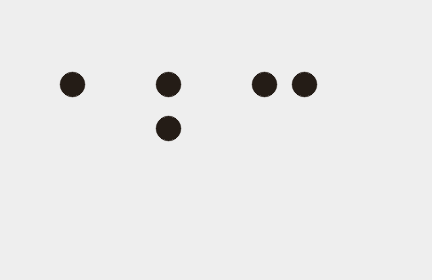
#> input picture BrailleVision AI/sample_images/beginner_abc.png, 432 x 280 px
$ python -i detect.py   (imports and definitions only)
#> lines starting #> are read from the running program, lines starting #| are printed output that depends on the picture; after the words box and inside, x2 and y2 are one past the last pixel; in counts of white or black regions, pixels touching at a corner belong together
#> further down, picture is the input picture: shape (280, 432, 3); mean B, G, R 233.6, 233.7, 233.9
# detect.py

import cv2
import numpy as np


def _odd(value):
    value = int(value)
    if value < 3:
        return 3
    return value if value % 2 == 1 else value + 1


def _normalize_lighting(gray):
    """Flatten shadows so physical Braille dots stand out from paper texture."""

    denoised = cv2.bilateralFilter(gray, 7, 45, 45)
    min_dim = min(gray.shape[:2])
#> min_dim = 280
    background_kernel = _odd(max(31, min_dim // 5))
#> background_kernel = 57
    background = cv2.GaussianBlur(
        denoised,
        (background_kernel, background_kernel),
        0,
    )
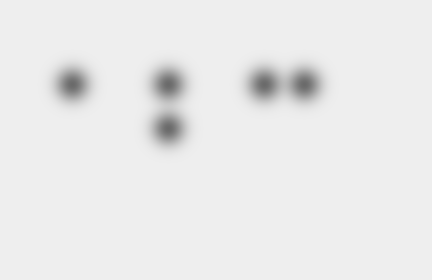
#> background: shape (280, 432); min 106, max 238, mean 233.7

    normalized = cv2.divide(denoised, background, scale=255)
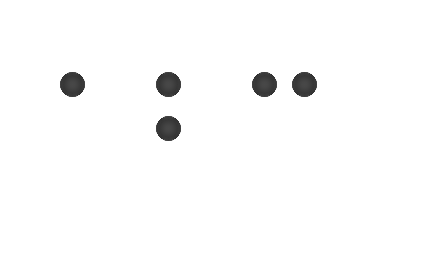
#> normalized: shape (280, 432); min 50, max 255, mean 251
    return cv2.normalize(normalized, None, 0, 255, cv2.NORM_MINMAX)


def _build_dot_mask(normalized, sensitivity, polarity):
#> called with sensitivity = 0.45, polarity = 'dark'
    sensitivity = float(np.clip(sensitivity, 0.0, 1.0))
    percentile_width = 5.0 + (sensitivity * 14.0)

    if polarity == "bright":
        percentile_cutoff = np.percentile(normalized, 100.0 - percentile_width)
        otsu_cutoff, _ = cv2.threshold(
            normalized,
            0,
            255,
            cv2.THRESH_BINARY + cv2.THRESH_OTSU,
        )
        cutoff = max(percentile_cutoff, otsu_cutoff - (sensitivity * 8.0))
        mask = np.zeros_like(normalized, dtype=np.uint8)
        mask[normalized >= cutoff] = 255
    else:
        percentile_cutoff = np.percentile(normalized, percentile_width)
#> percentile_cutoff = 255
        otsu_cutoff, _ = cv2.threshold(
            normalized,
            0,
            255,
            cv2.THRESH_BINARY_INV + cv2.THRESH_OTSU,
        )
#> otsu_cutoff = 49
        cutoff = min(percentile_cutoff, otsu_cutoff + (sensitivity * 8.0))
#> cutoff = 52.6
        mask = np.zeros_like(normalized, dtype=np.uint8)
        mask[normalized <= cutoff] = 255

    kernel = cv2.getStructuringElement(cv2.MORPH_ELLIPSE, (3, 3))
    mask = cv2.morphologyEx(mask, cv2.MORPH_OPEN, kernel, iterations=1)
    mask = cv2.morphologyEx(mask, cv2.MORPH_CLOSE, kernel, iterations=1)

    return mask, float(cutoff)


def _local_contrast(gray, contour, x, y, w, h, polarity):
    pad = max(6, int(max(w, h) * 1.5))
    x1 = max(0, x - pad)
    y1 = max(0, y - pad)
    x2 = min(gray.shape[1], x + w + pad)
    y2 = min(gray.shape[0], y + h + pad)

    roi = gray[y1:y2, x1:x2]
    contour_roi = contour.copy()
    contour_roi[:, 0, 0] -= x1
    contour_roi[:, 0, 1] -= y1

    dot_mask = np.zeros(roi.shape, dtype=np.uint8)
    cv2.drawContours(dot_mask, [contour_roi], -1, 255, -1)

    ring_kernel_size = _odd(max(5, int(max(w, h) * 2.0)))
    ring_kernel = cv2.getStructuringElement(
        cv2.MORPH_ELLIPSE,
        (ring_kernel_size, ring_kernel_size),
    )
    outer_mask = cv2.dilate(dot_mask, ring_kernel, iterations=1)
    ring_mask = cv2.bitwise_and(outer_mask, cv2.bitwise_not(dot_mask))

    if np.count_nonzero(dot_mask) == 0 or np.count_nonzero(ring_mask) == 0:
        return 0.0

    dot_mean = cv2.mean(roi, mask=dot_mask)[0]
    background_median = float(np.median(roi[ring_mask > 0]))

    if polarity == "bright":
        return dot_mean - background_median

    return background_median - dot_mean


def _dedupe_candidates(candidates):
    kept = []

    for candidate in sorted(candidates, key=lambda item: item["score"], reverse=True):
        cx, cy = candidate["center"]
        radius = candidate["radius"]

        duplicate = False
        for other in kept:
            ox, oy = other["center"]
            min_distance = max(radius, other["radius"]) * 0.75
            if (cx - ox) ** 2 + (cy - oy) ** 2 <= min_distance**2:
                duplicate = True
                break

        if not duplicate:
            kept.append(candidate)

    return sorted(kept, key=lambda item: (item["center"][1], item["center"][0]))


def _detect_for_polarity(image, gray, normalized, sensitivity, polarity):
    mask, cutoff = _build_dot_mask(normalized, sensitivity, polarity)
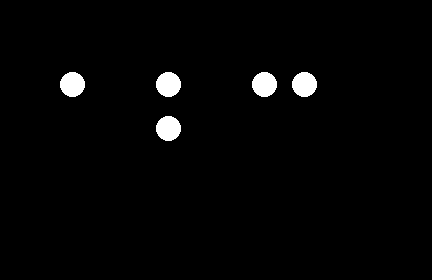
#> mask: shape (280, 432); 2% white; 5 white regions
#> cutoff = 52.6
    contours, _ = cv2.findContours(
        mask,
        cv2.RETR_EXTERNAL,
        cv2.CHAIN_APPROX_SIMPLE,
    )
#> contours = 5 contours; box (x1, y1, x2, y2) and area: (156, 116, 181, 141) 454, (292, 72, 317, 97) 454, (252, 72, 277, 97) 454, (156, 72, 181, 97) 454, (60, 72, 85, 97) 454

    image_area = image.shape[0] * image.shape[1]
#> image_area = 120960
    min_area = max(10.0, image_area * 0.000004)
#> min_area = 10
    max_area = max(120.0, image_area * 0.008)
#> max_area = 967.7
    min_contrast = 32.0 - (float(np.clip(sensitivity, 0.0, 1.0)) * 16.0)

    candidates = []

    for contour in contours:
        area = cv2.contourArea(contour)
        if area < min_area or area > max_area:
            continue

        perimeter = cv2.arcLength(contour, True)
        if perimeter == 0:
            continue

        circularity = (4.0 * np.pi * area) / (perimeter * perimeter)
        if circularity < 0.5:
            continue

        x, y, w, h = cv2.boundingRect(contour)
        aspect_ratio = w / float(h)
        if aspect_ratio < 0.55 or aspect_ratio > 1.85:
            continue

        contour_mask = np.zeros(mask[y : y + h, x : x + w].shape, dtype=np.uint8)
        contour_in_roi = contour.copy()
        contour_in_roi[:, 0, 0] -= x
        contour_in_roi[:, 0, 1] -= y
        cv2.drawContours(contour_mask, [contour_in_roi], -1, 255, -1)
        dot_pixels = cv2.bitwise_and(mask[y : y + h, x : x + w], contour_mask)
        fill_ratio = np.count_nonzero(dot_pixels) / max(1, np.count_nonzero(contour_mask))
        if fill_ratio < 0.48:
            continue

        extent = area / float(w * h)
        if extent < 0.32:
            continue

        contrast = _local_contrast(gray, contour, x, y, w, h, polarity)
        if contrast < min_contrast:
            continue

        (cx, cy), radius = cv2.minEnclosingCircle(contour)
        candidates.append(
            {
                "center": (int(round(cx)), int(round(cy))),
                "radius": float(radius),
                "score": float(contrast * circularity),
                "contrast": float(contrast),
            }
        )
#> this loop made 5 passes
#> (x, y, x1 in _local_contrast, y1 in _local_contrast, x2 in _local_contrast, y2 in _local_contrast, cx, cy) on passes 1 to 5: (156, 116, 119, 79, 218, 178, 168, 128), (292, 72, 255, 35, 354, 134, 304, 84), (252, 72, 215, 35, 314, 134, 264, 84), (156, 72, 119, 35, 218, 134, 168, 84), (60, 72, 23, 35, 122, 134, 72, 84)
#> pass 1, in _detect_for_polarity, `dot_pixels = cv2.bitwise_and(mask[y : y + h, x : x + w], contour_mask)`:
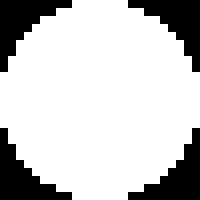
#> dot_pixels: shape (25, 25) (shown 8 times larger); 78.2% white; 4 black regions, box (x1, y1, x2, y2) and area: (0, 0, 9, 9) 34, (16, 0, 25, 9) 34, (0, 16, 9, 25) 34, (16, 16, 25, 25) 34
#> pass 1, in _local_contrast, `roi = gray[y1:y2, x1:x2]`:
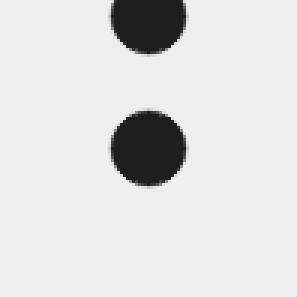
#> roi: shape (99, 99) (shown 3 times larger); min 30, max 238, mean 219.4
#> pass 1, in _local_contrast, `outer_mask = cv2.dilate(dot_mask, ring_kernel, iterations=1)`:
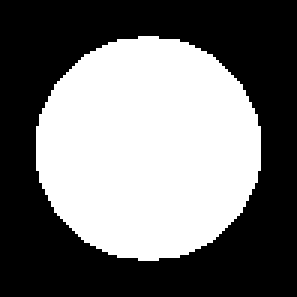
#> outer_mask: shape (99, 99) (shown 3 times larger); 45% white; 1 white region, box (x1, y1, x2, y2) and area: (12, 12, 87, 87) 4409
#> after the loop, candidates = 5 items

    candidates = _dedupe_candidates(candidates)
#> the loop in _dedupe_candidates, `for candidate in sorted(candidates, key=lambda item: item["score"], re..` made 5 passes
#> (cx, cy) on passes 1 to 5: (168, 128), (304, 84), (264, 84), (168, 84), (72, 84)

    return {
        "polarity": polarity,
        "mask": mask,
        "threshold_cutoff": cutoff,
        "raw_contours": len(contours),
        "candidates": candidates,
        "filtered_dots": len(candidates),
        "min_area": float(min_area),
        "max_area": float(max_area),
        "min_contrast": float(min_contrast),
    }


def _draw_candidates(image, candidates, polarity):
    output = image.copy()
    circle_color = (0, 170, 80) if polarity == "dark" else (20, 110, 255)

    for candidate in candidates:
        center = candidate["center"]
        radius = max(5, int(round(candidate["radius"] + 2)))
        cv2.circle(output, center, radius, circle_color, 2)
        cv2.circle(output, center, 2, (0, 80, 255), -1)

    return output


def detect_dots(image, sensitivity=0.45, polarity="auto", return_debug=False):
    """
    Detect physical Braille dot centers from a camera/photo image.

    polarity:
        auto   - choose dark or bright dot detection automatically
        dark   - dark printed/inked dots or shadow dots
        bright - embossed highlight dots
    """

    normalized_polarity = str(polarity).lower().strip()
    if normalized_polarity not in {"auto", "dark", "bright"}:
        normalized_polarity = "auto"

    gray = cv2.cvtColor(image, cv2.COLOR_BGR2GRAY)
    normalized = _normalize_lighting(gray)

    if normalized_polarity == "auto":
        dark_result = _detect_for_polarity(image, gray, normalized, sensitivity, "dark")
#> dark_result = 9 items
        bright_result = _detect_for_polarity(image, gray, normalized, sensitivity, "bright")
#> in _build_dot_mask (call 2), `mask = cv2.morphologyEx(mask, cv2.MORPH_OPEN, kernel, iterations=1)`: mask: shape (280, 432); 97.9% white; 5 black regions, box (x1, y1, x2, y2) and area: (60, 72, 85, 97) 505, (156, 72, 181, 97) 505, (252, 72, 277, 97) 505, (292, 72, 317, 97) 505, (156, 116, 181, 141) 505
#> the loop in _detect_for_polarity (call 2), `for contour in contours:` made 1 pass
#> (contour, area) on pass 1: ([[0, 0], [0, 279], [431, 279], [431, 0]], 120249)
#> bright_result = 9 items
        result = max(
            [dark_result, bright_result],
            key=lambda item: (
                item["filtered_dots"],
                sum(candidate["score"] for candidate in item["candidates"]),
            ),
        )
#> result = 9 items
        result["auto_runs"] = {
            "dark_dots": dark_result["filtered_dots"],
            "bright_dots": bright_result["filtered_dots"],
        }
    else:
        result = _detect_for_polarity(
            image,
            gray,
            normalized,
            sensitivity,
            normalized_polarity,
        )
        result["auto_runs"] = None

    output = _draw_candidates(image, result["candidates"], result["polarity"])
#> after the loop in _draw_candidates, `for candidate in candidates:`:
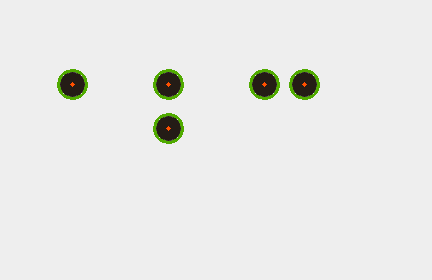
#> output: shape (280, 432, 3); 1.12% of pixels changed, all inside (x1, y1, x2, y2) = (57, 69, 320, 144)
    dots = [candidate["center"] for candidate in result["candidates"]]
#> dots = [(72, 84), (168, 84), (264, 84), (304, 84), (168, 128)]

    debug = {
        "mask": result["mask"],
        "normalized": normalized,
        "threshold_cutoff": result["threshold_cutoff"],
        "raw_contours": result["raw_contours"],
        "filtered_dots": result["filtered_dots"],
        "min_area": result["min_area"],
        "max_area": result["max_area"],
        "min_contrast": result["min_contrast"],
        "polarity": result["polarity"],
        "auto_runs": result["auto_runs"],
    }

    if return_debug:
        return output, dots, debug

    return output, dots

>>> import cv2
>>> picture = cv2.imread('sample_images/beginner_abc.png')
>>> result = detect_dots(picture)

$ run again, on BrailleVision AI/sample_images/medium_hello.png
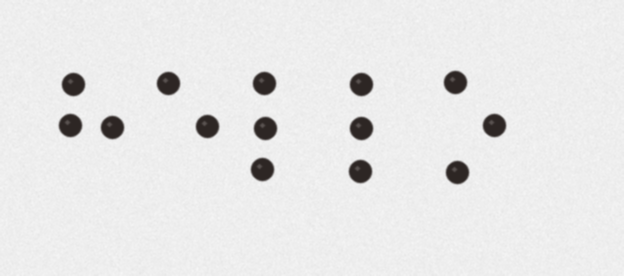
#> input picture BrailleVision AI/sample_images/medium_hello.png, 624 x 276 px
#> picture is the input picture: shape (276, 624, 3); mean B, G, R 231.2, 231.3, 231.5
#> in _build_dot_mask, `percentile_cutoff = np.percentile(normalized, percentile_width)`: percentile_cutoff = 254
#> otsu_cutoff = 138
#> in _build_dot_mask, `cutoff = min(percentile_cutoff, otsu_cutoff + (sensitivity * 8.0))`: cutoff = 141.6
#> in _detect_for_polarity, `mask, cutoff = _build_dot_mask(normalized, sensitivity, polarity)`:
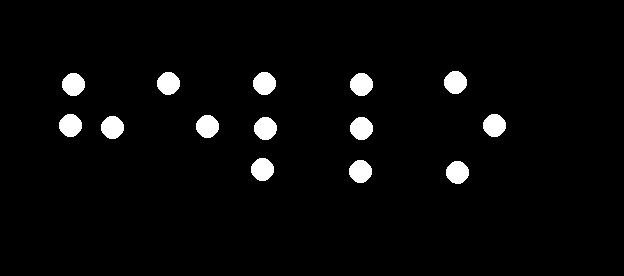
#> mask: shape (276, 624); 3.3% white; 14 white regions
#> contours = 14 contours; largest, box (x1, y1, x2, y2) and area: (349, 160, 372, 183) 378, (251, 158, 274, 181) 378, (350, 117, 373, 140) 378, (101, 116, 124, 139) 378, (196, 115, 219, 138) 378
#> the loop in _detect_for_polarity, `for contour in contours:` made 14 passes
#> (area, circularity, x, y, extent, x1 in _local_contrast, y1 in _local_contrast, x2 in _local_contrast) on passes 1 to 8: (377, 0.924, 446, 161, 0.713, 412, 127, 503), (378, 0.927, 349, 160, 0.715, 315, 126, 406), (378, 0.927, 251, 158, 0.715, 217, 124, 308), (378, 0.927, 350, 117, 0.715, 316, 83, 407), (377, 0.924, 254, 117, 0.713, 220, 83, 311), (378, 0.927, 101, 116, 0.715, 67, 82, 158), (378, 0.927, 196, 115, 0.715, 162, 81, 253), (378, 0.927, 483, 114, 0.715, 449, 80, 540)
#> after the loop in _detect_for_polarity, `for contour in contours:`: candidates = 14 items
#> the loop in _dedupe_candidates, `for candidate in sorted(candidates, key=lambda item: item["score"], re..` made 14 passes
#> (cx, cy) on passes 1 to 8: (262, 169), (207, 126), (455, 82), (112, 127), (70, 125), (360, 171), (361, 84), (361, 128)
#> dark_result = 9 items
#> contours = 3 contours; box (x1, y1, x2, y2) and area: (0, 0, 624, 276) 166015, (211, 0, 233, 19) 224, (67, 0, 78, 6) 30
#> the loop in _detect_for_polarity (call 2), `for contour in contours:` made 3 passes
#> (area, perimeter, circularity, x, y, w, h, aspect_ratio) on passes 1 to 2: (223.5, 72.18, 0.539, 211, 0, 22, 19, 1.16), (30, 25.31, 0.588, 67, 0, 11, 6, 1.83)
#> bright_result = 9 items
#> the loop in _draw_candidates, `for candidate in candidates:` made 14 passes
#> center on passes 1 to 8: (455, 82), (168, 83), (264, 83), (73, 84), (361, 84), (70, 125), (494, 125), (207, 126)
#> after the loop in _draw_candidates, `for candidate in candidates:`:
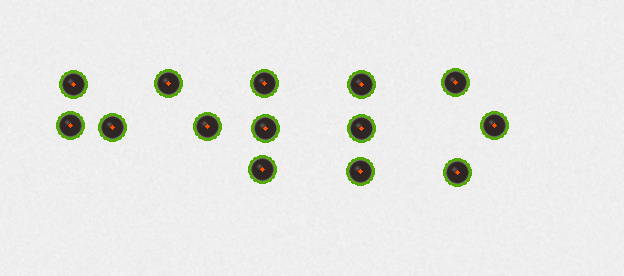
#> output: shape (276, 624, 3); 1.99% of pixels changed, all inside (x1, y1, x2, y2) = (56, 68, 509, 187)
#> dots = [(455, 82), (168, 83), (264, 83), (73, 84), (361, 84), (70, 125), (494, 125), (207, 126), (112, 127), (265, 128), (361, 128), (262, 169), (360, 171), (457, 172)]
